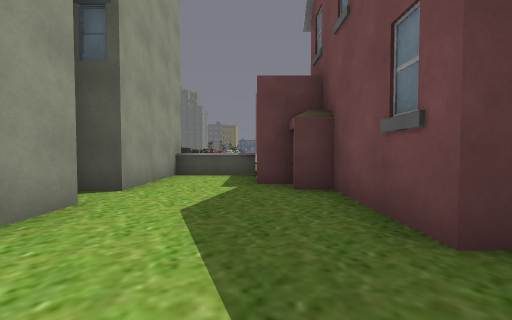
View 1 (above)

19 first-person views from a walk through a 3-D level made in the Unity game engine. The camera is 1.2 m above the floor, tilts 2° down and sees 90° across. The floor is counted in squares, 2 m on a side. Each view is taken from the middle of a square. On the plan, view 1 faces up. The plan holds only what a view shows up to about 9 squares ahead; the rest is blank. The place goes on beyond the plan. Some surface patterns are stand-ins.

View 2
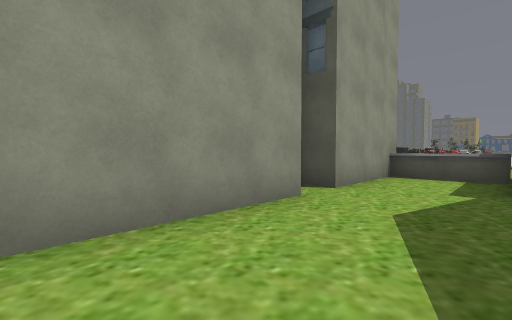

View 3
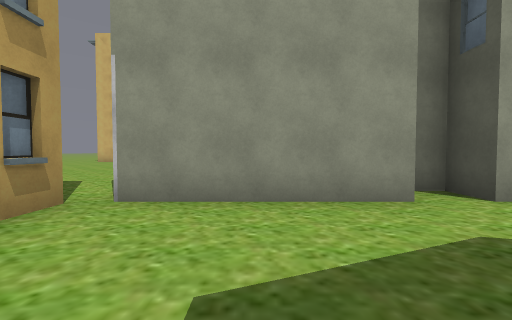

View 4
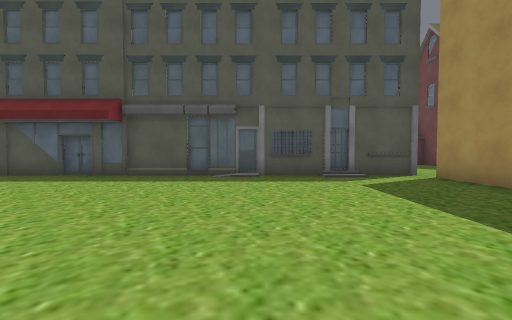

View 5
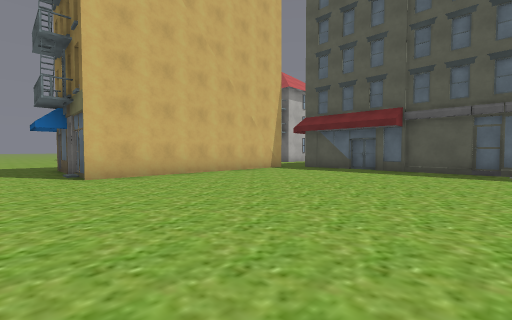

View 6
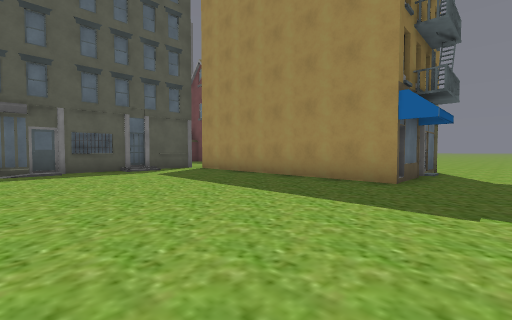

View 7
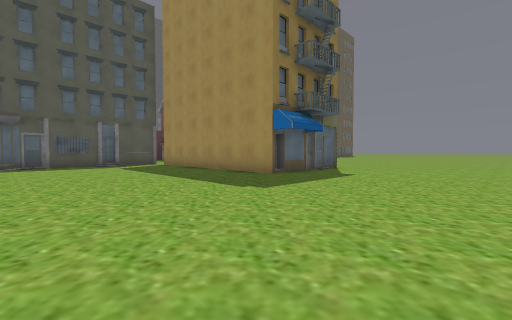

View 8
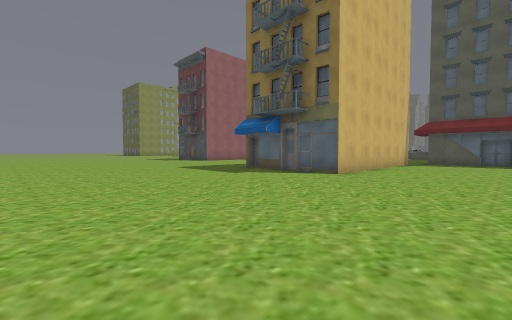

View 9
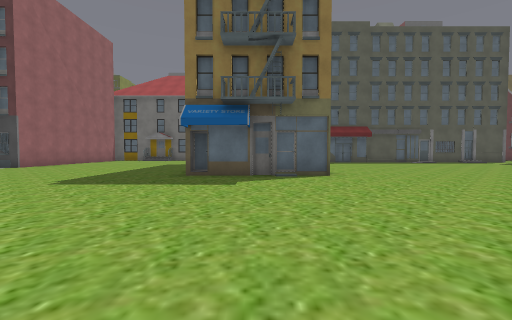

View 10
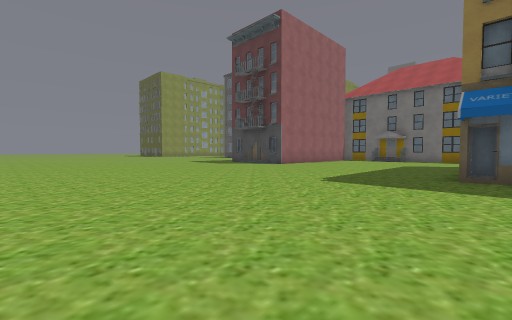

View 11
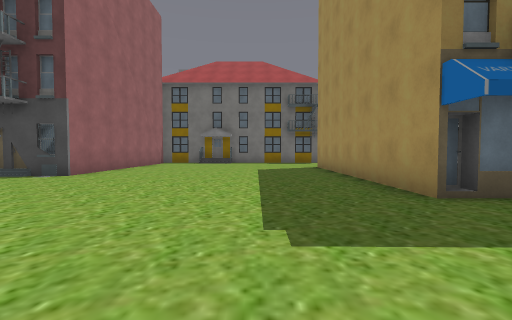

View 12
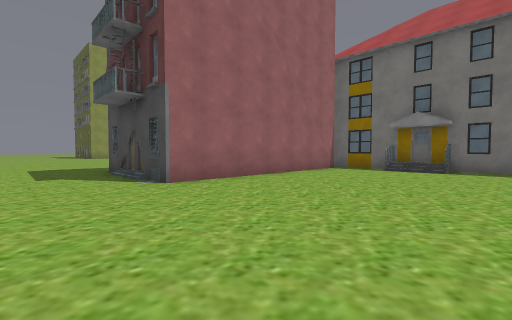

View 13
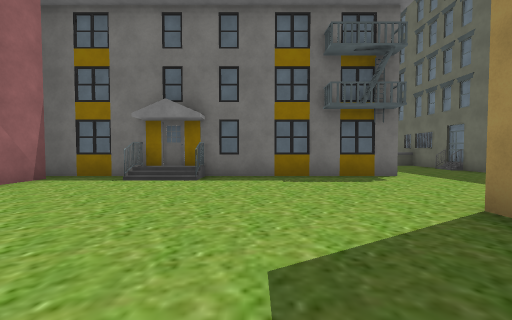

View 14
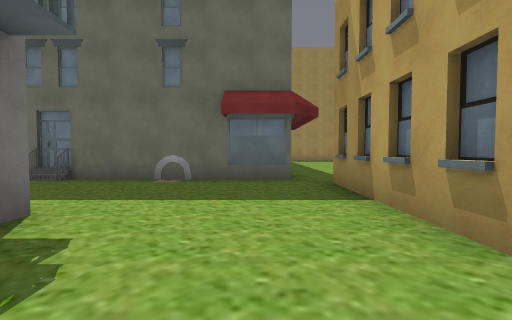

View 15
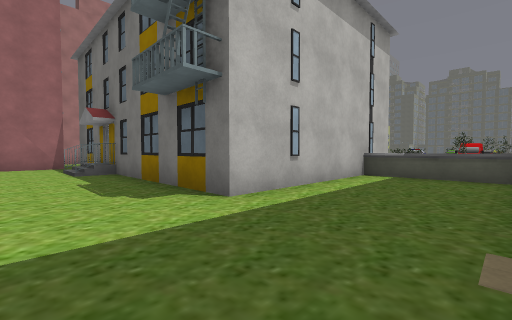

View 16
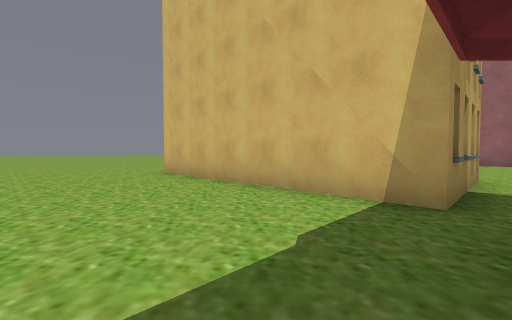

View 17
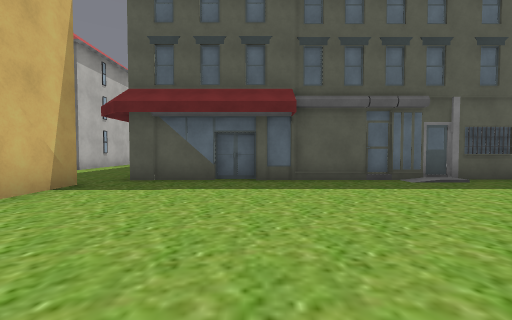

View 18
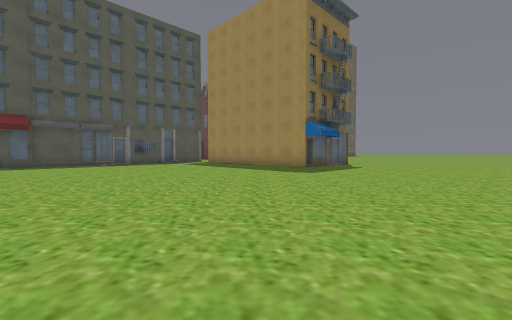

View 19
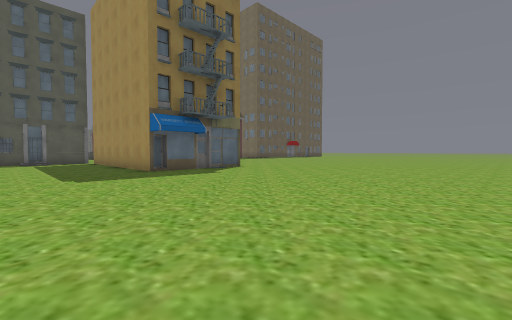

### Floor plan
Key: @ floor where view 1 was taken; # wall or solid block; . floor; / step, stairs or slope; = window, fence, low wall or low ledge; ^ raised ledge; B building.
Columns run from 25 left of view 1 to 2 right of it. Each row starts with its distance up from view 1.
  8          #
  7          #^^B          #^#
  6          #=.B          #.#
  5          #...#         #.##
  4          #..B#         #..B
  3          #...#         #..#
  2  ####B####...#         #..##
  1  #...........#         #...
  0  #...........###########.@
 -1  #........BB........./..#B
 -2  #.......####..........##
 -3  #.......   #..........#
 -4 ##.......   #..........#
 -5 #B.......   #..........#
 -6 .........   #..........#
 -7 .........####..........####
 -8   .......###................
 -9  ...........................
-10 ............................
-11 ............................
-12 ............................
-13 ............................
-14 ................    ........
-15                     ........

Positions as (right, up) in squares from view 1, and headings:
1: (0, 0), facing up
2: (0, 0), facing up-left
3: (1, 1), facing left
4: (-6, -7), facing up
5: (-7, -9), facing up-left
6: (-7, -9), facing up-right
7: (-7, -12), facing up-right
8: (-10, -14), facing up-left
9: (-15, -14), facing up
10: (-16, -14), facing up-left
11: (-19, -11), facing up
12: (-19, -7), facing up-left
13: (-19, -4), facing up
14: (-18, 0), facing right
15: (-13, 0), facing up-left
16: (-10, -1), facing down-left
17: (-10, -6), facing up
18: (-10, -13), facing up-right
19: (-5, -15), facing up-right
